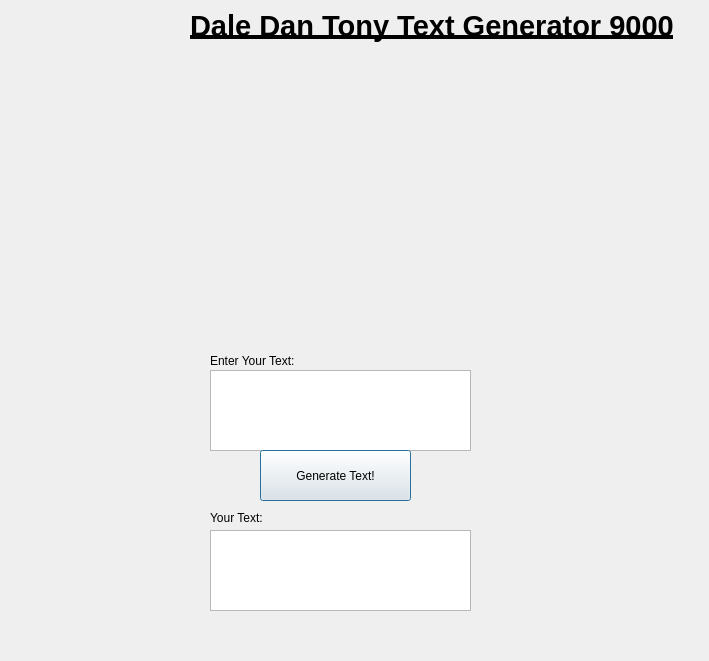
<?xml version="1.0" encoding="UTF-8"?>
<ui version="4.0">
 <class>DaleDanT_TextGen</class>
 <widget class="QDialog" name="DaleDanT_TextGen">
  <property name="geometry">
   <rect>
    <x>0</x>
    <y>0</y>
    <width>709</width>
    <height>661</height>
   </rect>
  </property>
  <property name="windowTitle">
   <string>Dialog</string>
  </property>
  <widget class="QLabel" name="label">
   <property name="geometry">
    <rect>
     <x>210</x>
     <y>60</y>
     <width>311</width>
     <height>281</height>
    </rect>
   </property>
   <property name="text">
    <string/>
   </property>
   <property name="pixmap">
    <pixmap>DD_Small.PNG</pixmap>
   </property>
  </widget>
  <widget class="QPlainTextEdit" name="plainTextEdit">
   <property name="geometry">
    <rect>
     <x>210</x>
     <y>370</y>
     <width>261</width>
     <height>81</height>
    </rect>
   </property>
  </widget>
  <widget class="QPushButton" name="pushButton">
   <property name="geometry">
    <rect>
     <x>260</x>
     <y>450</y>
     <width>151</width>
     <height>51</height>
    </rect>
   </property>
   <property name="text">
    <string>Generate Text!</string>
   </property>
  </widget>
  <widget class="QLabel" name="label_2">
   <property name="geometry">
    <rect>
     <x>210</x>
     <y>350</y>
     <width>111</width>
     <height>21</height>
    </rect>
   </property>
   <property name="text">
    <string>Enter Your Text:</string>
   </property>
  </widget>
  <widget class="QLabel" name="label_3">
   <property name="geometry">
    <rect>
     <x>190</x>
     <y>-30</y>
     <width>531</width>
     <height>111</height>
    </rect>
   </property>
   <property name="font">
    <font>
     <family>Arial</family>
     <pointsize>22</pointsize>
     <weight>75</weight>
     <bold>true</bold>
     <underline>true</underline>
     <strikeout>false</strikeout>
    </font>
   </property>
   <property name="text">
    <string>Dale Dan Tony Text Generator 9000</string>
   </property>
  </widget>
  <widget class="QTextEdit" name="textEdit">
   <property name="geometry">
    <rect>
     <x>210</x>
     <y>530</y>
     <width>261</width>
     <height>81</height>
    </rect>
   </property>
  </widget>
  <widget class="QLabel" name="label_4">
   <property name="geometry">
    <rect>
     <x>210</x>
     <y>510</y>
     <width>81</width>
     <height>16</height>
    </rect>
   </property>
   <property name="text">
    <string>Your Text:</string>
   </property>
  </widget>
 </widget>
 <resources/>
 <connections/>
</ui>
